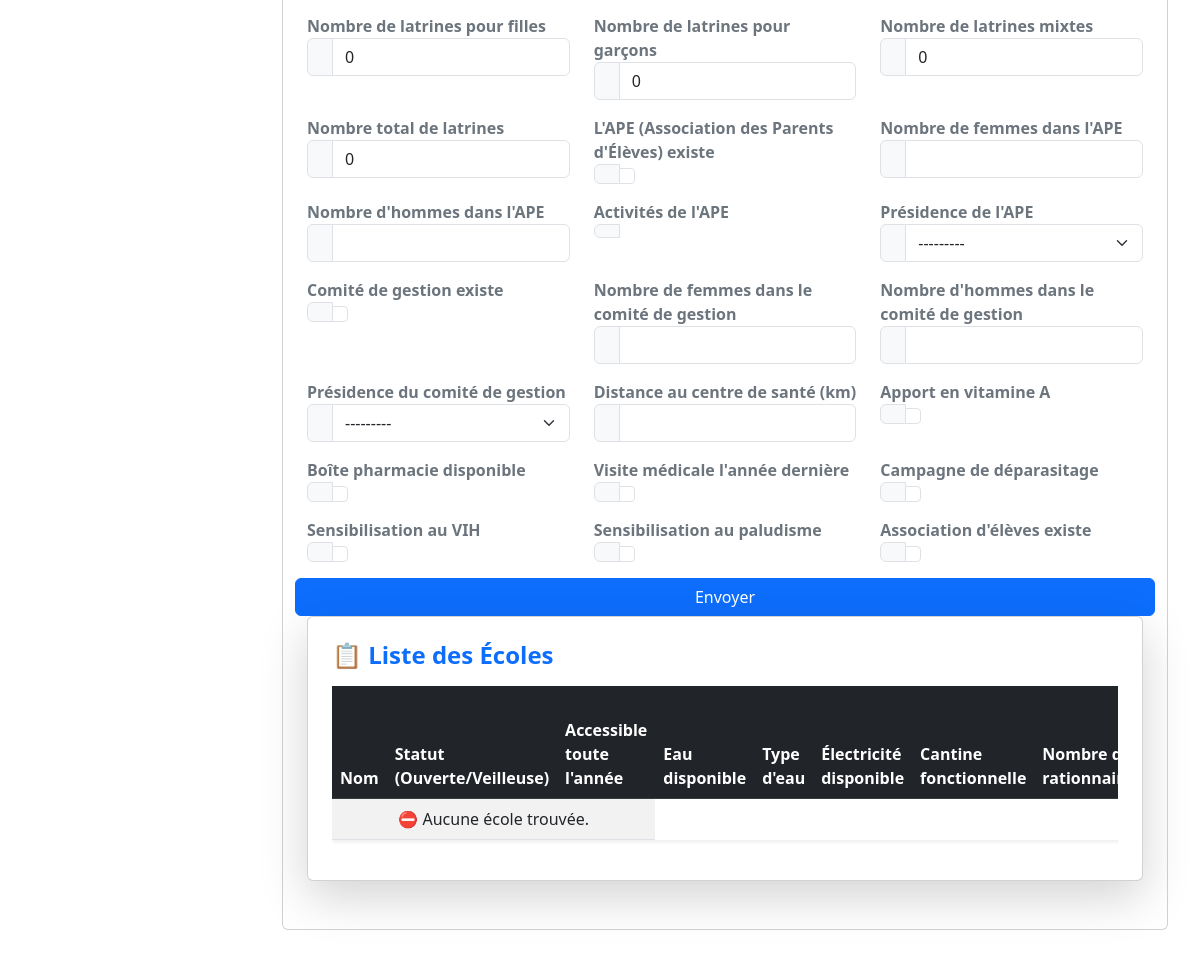
The app's page /ecoles/ (lower part), older data.
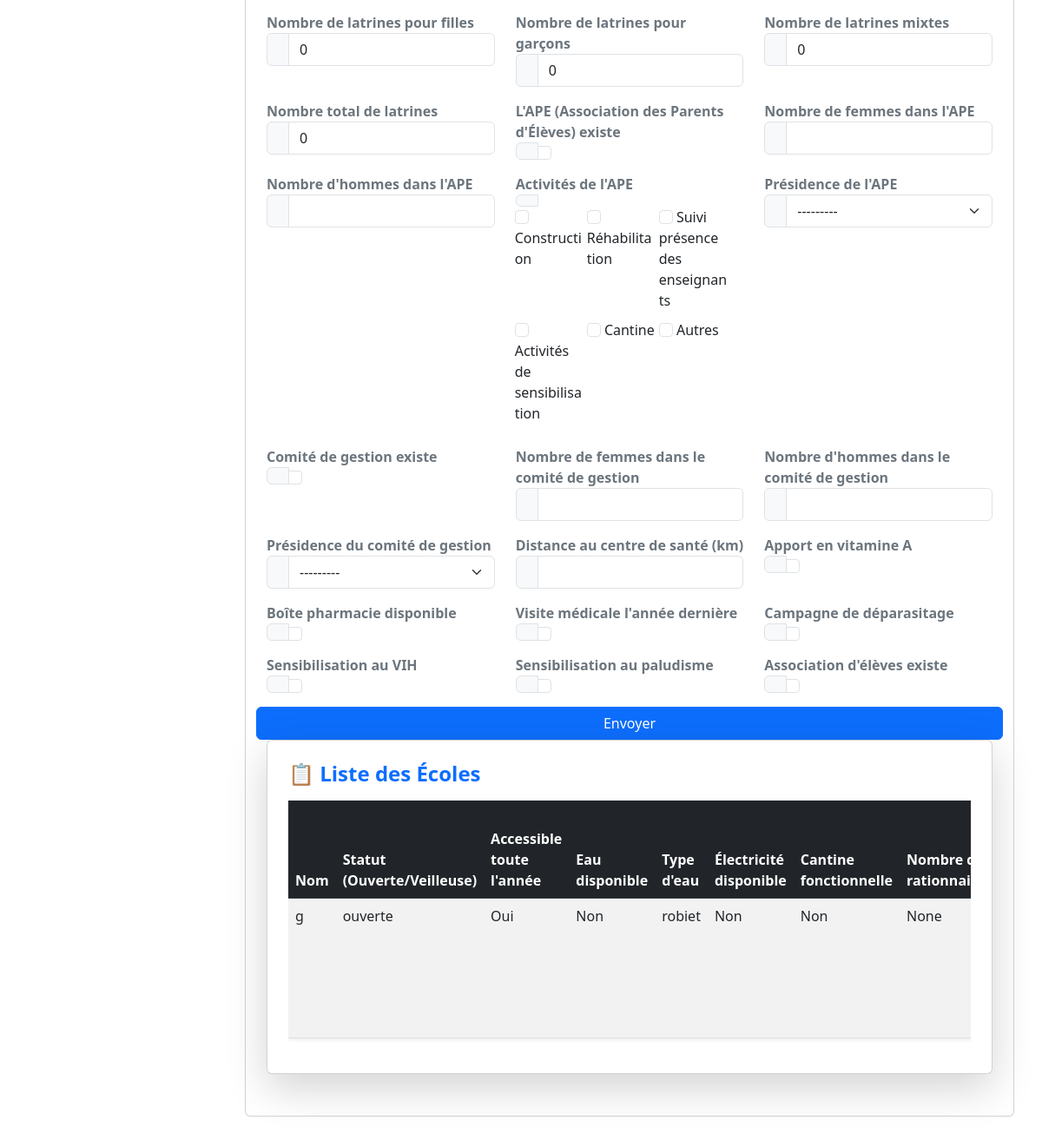
The same page, newer data.
### app/models.py (models this page shows, shortened)
class Ecole(models.Model):
    nom = models.CharField(max_length=200)  # Nom de l'école
    info_ecole = models.CharField(max_length=20, choices=[
        ('ouverte', 'ouverte'),
        ('veilleuse', 'Veilleuse')
    ], null=True, blank=True)  # Statut de l'école
    accessible_toute_annee = models.BooleanField()  # Accessible toute l'année
    eau_disponible = models.BooleanField()  # École alimentée en eau
    type_eau = models.CharField(max_length=20, choices=[
        ('robiet', 'Robiet'),
        ('citerne', 'Citerne'),
        ('puits_avec_cloture', 'Puits avec cloture'),
        ('puits_avec_margelle', 'Puits avec margelle'),
    ], null=True, blank=True)
    nb_postes_eau = models.IntegerField(null=True, blank=True)  # Nombre de postes d'eau
    electricite_disponible = models.BooleanField()  # Électricité disponible
    nb_classes_electrifiees = models.IntegerField(null=True, blank=True)
    cantine_fonctionnelle = models.BooleanField()
    nb_rationnaires = models.IntegerField(null=True, blank=True)  # Nombre de rationnaires
    nb_de_fille_beneficiaires = models.IntegerField(null=True, blank=True)
    source_financement = models.CharField(max_length=20, choices=[
        ('gvt', 'GVT'),
        ('pam', 'PAM'),
        ('autres', 'Autres'),
    ], null=True, blank=True)  # Ex : Gvt, PAN, etc.
    laves_mains_disponibles = models.BooleanField()
    nb_laves_mains = models.IntegerField(null=True, blank=True)
    domaine_cloture = models.BooleanField()  # Domaine scolaire clôturé
    superficie_cloture = models.DecimalField(max_digits=10, decimal_places=2, null=True, blank=True)
    type_cloture = models.CharField(max_length=20, choices=[
        ('dur', 'Dur'),
        ('banco', 'Banco'),
        ('haie', 'Haie'),
        ('grillage', 'Grillage'),
        ('semi_dur', 'Semi-dur'),
    ], null=True, blank=True)
    espace_recreation_disponible = models.BooleanField()
    superficie_recreation = models.DecimalField(max_digits=10, decimal_places=2, null=True, blank=True)  # Superficie en m²
    jardin_scolaire = models.BooleanField()
    utilisation_de_la_produit = models.CharField(max_length=20, choices=[
        ('vendu', 'Vendu'),
        ('distribue', 'Distribue'),
        ('cantine', 'Cantine'),
    ], null=True, blank=True)  # Utilisation de la production
    nb_latrines_filles = models.IntegerField(default=0, blank=True, null=True)
    nb_latrines_garcons = models.IntegerField(default=0, blank=True, null=True)
    nb_latrines_mixt = models.IntegerField(default=0, blank=True, null=True)
    nb_total_latrines = models.IntegerField(default=0, blank=True, null=True)  # Total calculé
    ape_existe = models.BooleanField()  # APE (Association des Parents d'Élèves) existe
    femmes_ape = models.IntegerField(null=True, blank=True)
    hommes_ape = models.IntegerField(null=True, blank=True)
    activites_ape = models.ManyToManyField(
        'Activite_APE',
        related_name="ecoles",
        help_text="Sélectionnez jusqu'à trois activités."
    )  # Modèle pour stocker les activités
    presidence_ape = models.CharField(max_length=20, choices=[
        ('homme', 'Homme'),
        ('femme', 'Femme'),
    ], null=True, blank=True)  # Normaliser 'Femme' en 'femme'
    comite_gestion_existe = models.BooleanField()
    femmes_comite = models.IntegerField(null=True, blank=True)
    hommes_comite = models.IntegerField(null=True, blank=True)
    presidence_comite = models.CharField(max_length=20, choices=[
        ('homme', 'Homme'),
        ('femme', 'Femme'),
    ], null=True, blank=True)
    distance_centre_sante = models.IntegerField(null=True, blank=True)  # Distance en km
    apport_en_vitamine_A = models.BooleanField()  # Supprimer la duplication de ce champ
    boite_pharmacie_disponible = models.BooleanField()
    visite_médicale_année_dernière = models.BooleanField()
    campagne_de_déparasitage = models.BooleanField()
    campagne_de_sensibilisation_au_VIH = models.BooleanField()  # Sensibilisation au VIH
    campagne_de_sensibilisation_au_palu = models.BooleanField()
    association_eleve = models.BooleanField()

### app/views.py (the view)
# urls.py: path('ecoles/', gestion_ecole, name='gestion_ecole'),
def gestion_ecole(request, pk=None):
    ecole = get_object_or_404(Ecole, pk=pk) if pk else Ecole()
    query = request.GET.get('q', '').strip()  # Supprime les espaces inutiles
    if query:
        ecoles = Ecole.objects.filter(
            Q(nom__icontains=query) | Q(nouveau_code__icontains=query)
        )
    else:
        ecoles = Ecole.objects.all()
    if request.method == "POST":
        form = EcoleForm(request.POST, instance=ecole)
        if form.is_valid():
            form.save()
            messages.success(request, "École enregistrée avec succès !")
            return redirect('gestion_ecole')  # Redirection après succès
        else:
            messages.error(request, "Veuillez corriger les erreurs dans le formulaire.")
    else:
        form = EcoleForm(instance=ecole)
    return render(request, 'app/gestion_ecole.html', {
        'form': form,
        'ecoles': ecoles,
        'ecole': ecole,
        'query': query
    })

### app/models.py (called while the page is built)
    def __str__(self):
        return self.get_nom_display()

### app/templates/app/gestion_ecole.html (shortened to what this page needs)
{% extends 'base.html' %}
{% block content %}
    <div class="container mt-4">
    <div class="card p-4 mb-4">
        <form method="post">
            <div class="row">
                {% for field in form %}
                    <div class="col-md-4 col-sm-6 mb-3">
                        <label class="fw-bold text-secondary">{{ field.label }}</label>
                        <div class="input-group">
                            <span class="input-group-text bg-light text-muted"></span>
                            {% if field.name == 'activites_ape' %}
                                <div class="checkbox-group">
                                    {% for checkbox in field %}
                                        <div class="checkbox-item">
                                            {{ checkbox.tag }} {{ checkbox.choice_label }}
                                        </div>
                                    {% endfor %}
                                </div>
                            {% else %}
                                {{ field }}
                            {% endif %}
                        </div>
                    </div>
                {% endfor %}
            <button type="submit" class="btn btn-primary">Envoyer</button>
        </form>
    </div>
     <div class="card p-4 shadow-lg mb-4">
            <h4 class="text-primary fw-bold mb-3">📋 Liste des Écoles</h4>
            <div class="table-responsive">
                <table class="table table-striped table-hover shadow-sm">
                <thead class="table-dark text-white">
                    <tr>
                        <th>Nom</th>
                        <th>Statut (Ouverte/Veilleuse)</th>
                        <th>Accessible toute l'année</th>
                        <th>Eau disponible</th>
                        <th>Type d'eau</th>
                        <th>Électricité disponible</th>
                        <th>Cantine fonctionnelle</th>
                        <th>Nombre de rationnaires</th>
                </thead>
                <tbody>
                    {% for ecole in ecoles %}
                        <td>{{ ecole.nom }}</td>
                        <td>{{ ecole.info_ecole }}</td>
                        <td>{{ ecole.accessible_toute_annee|yesno:"Oui,Non" }}</td>
                        <td>{{ ecole.eau_disponible|yesno:"Oui,Non" }}</td>
                        <td>{{ ecole.type_eau }}</td>
                        <td>{{ ecole.electricite_disponible|yesno:"Oui,Non" }}</td>
                        <td>{{ ecole.cantine_fonctionnelle|yesno:"Oui,Non" }}</td>
                        <td>{{ ecole.nb_rationnaires }}</td>
                    {% empty %}
                    <tr>
                        <td colspan="3" class="text-center">⛔ Aucune école trouvée.</td>
                    </tr>
                    {% endfor %}
                </tbody>
            </table>
        </div>
    </div>
{% endblock %}

### app/templates/base.html (shortened to what this page needs)
{% load static %}
<!DOCTYPE html>
<html lang="fr">
<head>
    <link href="https://cdn.jsdelivr.net/npm/bootstrap@5.3.0/dist/css/bootstrap.min.css" rel="stylesheet">
    <link rel="stylesheet" href="{% static 'css/style.css' %}">
    <link href="https://cdnjs.cloudflare.com/ajax/libs/font-awesome/6.0.0-beta3/css/all.min.css" rel="stylesheet">
    <link rel="stylesheet" href="https://cdn.jsdelivr.net/npm/bootstrap@5.3.0-alpha1/dist/css/bootstrap.min.css">
</head>
<body>
    <div class="content">
        {% block content %}{% endblock %}
    </div>
</body>
</html>

### static/images/css/style.css (style rules this page uses)
body { font-family: 'Poppins', sans-serif; background-color: #f8f9fa; }
.container { margin-left: 320px; }

### app/templates/app/gestion_ecole.html (style rules this page uses)
.checkbox-group { display: flex; flex-wrap: wrap; }
.checkbox-item { width: 30%; margin-right: 1.5%; margin-bottom: 10px; }
.checkbox-item:nth-child(3n) { margin-right: 0; }

### app/templates/base.html (style rules this page uses)
.content { margin-left: 0; padding: 20px; transition: margin-left 0.3s ease-in-out; }
@media (min-width: 769px) { .content { margin-left: 250px; } }

Row changes from the older to the newer data that the page shows:
added Ecole: nom "g", info_ecole "ouverte", accessible_toute_annee "Oui", eau_disponible "Non", type_eau "robiet", electricite_disponible "Non", cantine_fonctionnelle "Non", nb_rationnaires "None"
Text that changed along with them:
new list line: "☐ Construction ☐ Réhabilitation ☐ Suivi présence des enseignants ☐ Activités de sensibilisation ☐ Cantine ☐ Autres"
text no longer shown: "⛔ Aucune école trouvée."
